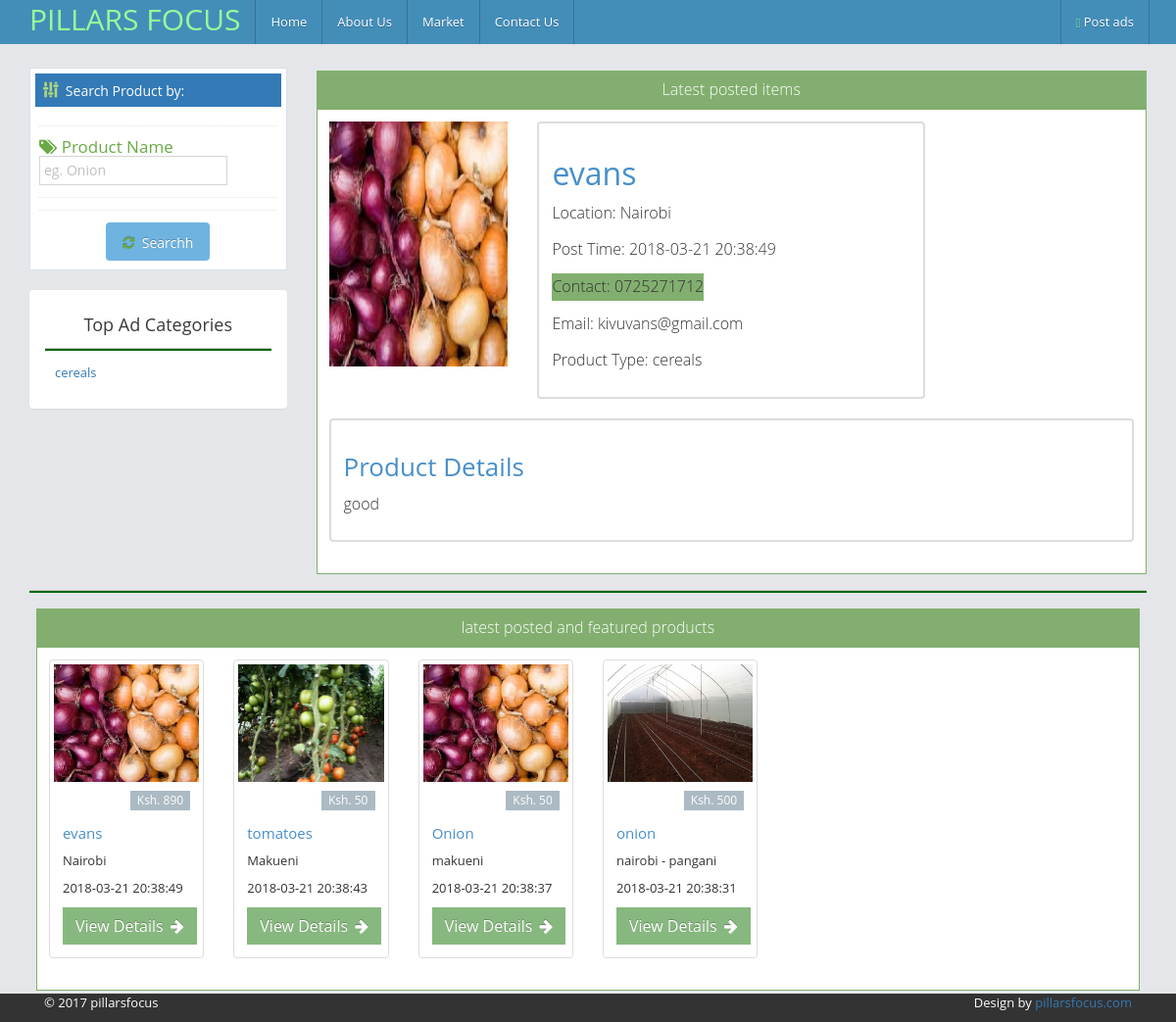
The app's page /market.php?pro_id=45 with its own data.
### tables this page shows
CREATE TABLE `product_category` (
  `category_id` int(11) NOT NULL,
  `category_name` varchar(100) NOT NULL,
  `description` text NOT NULL,
  `added_by` varchar(100) NOT NULL,
  `reg_date` timestamp NOT NULL DEFAULT CURRENT_TIMESTAMP ON UPDATE CURRENT_TIMESTAMP
);

CREATE TABLE `product` (
  `product_id` int(11) NOT NULL,
  `product_name` varchar(100) NOT NULL,
  `category_name` varchar(100) NOT NULL,
  `product_image` text NOT NULL,
  `product_price` varchar(100) NOT NULL,
  `product_location` varchar(100) NOT NULL,
  `product_country` varchar(100) NOT NULL,
  `product_description` varchar(250) NOT NULL,
  `status` int(2) NOT NULL DEFAULT '0',
  `user_email` varchar(100) NOT NULL,
  `reg_date` timestamp NOT NULL DEFAULT CURRENT_TIMESTAMP ON UPDATE CURRENT_TIMESTAMP
);

CREATE TABLE `users` (
  `user_id` int(50) NOT NULL,
  `firstname` varchar(50) NOT NULL,
  `lastname` varchar(50) NOT NULL,
  `email` varchar(50) NOT NULL,
  `phone_no` varchar(50) NOT NULL,
  `username` varchar(100) NOT NULL,
  `password` varchar(50) NOT NULL,
  `reg_date` timestamp NOT NULL DEFAULT CURRENT_TIMESTAMP ON UPDATE CURRENT_TIMESTAMP
);

### functions/functions.php (the view, shortened to what this page needs)
<?php
$con= mysqli_connect("localhost","root","","pillarsfocus_db");
 ?>
 <?php
 function getlatest(){
	global $con;
	$get_product = "select * from product  order by product_id desc LIMIT 0, 6";
	$run_pro = mysqli_query($con, $get_product);
	while($row_pro=mysqli_fetch_array($run_pro)){
		$pro_id= $row_pro['product_id'];
		$pro_name= $row_pro['product_name'];
		$pro_price= $row_pro['product_price'];
		$pro_image= $row_pro['product_image'];
		$pro_location= $row_pro['product_location'];
		 $pro_date= $row_pro['reg_date'];
		echo "
		<div class='col-sm-2 col-md-2'>
														<div class='thumbnail search-thumbnail'>
                                                            <img class='samesize img-responsive' src='uploads/$pro_image'/>
																<div class='caption'>
																	<div class='clearfix'>
																		<span class='pull-right label label-gray info-label'>Ksh. $pro_price</span>
</div>
<h5 class='search-title'>
																		<a href='#' class='blue'>$pro_name</a>
																	</h5>
																	<p>$pro_location</p>
                                                                    <p>$pro_date</p>
                                                                 <a href='market.php?pro_id=$pro_id'> <div class=' center'>  <button type='button' class='btn btn-sm btn-success'>
																View Details
																<i class='ace-icon fa fa-arrow-right icon-on-right bigger-11'></i>
															</button></div></a>
																</div>
															</div>
														</div>
														";
		}
	}
	?>
 <?php
function getCategory(){
	global $con;
	$get_cats="select * from product_category order by category_name";
	$run_cats= mysqli_query($con,$get_cats);
	while($row_cats=mysqli_fetch_array($run_cats)){
		$cat_id=$row_cats['category_id'];
		$cat_title=$row_cats['category_name'];
		echo"<li><a href='market.php?category=$cat_id'> $cat_title </a></li>";
		}
	}
function getProdetails(){
	if(isset($_GET['pro_id'])){
		global $con;
		$product_id = $_GET['pro_id'];
         $get_pro = "select * from product where product_id= '$product_id'";
	$run_pro = mysqli_query($con, $get_pro);
	while($row_pro=mysqli_fetch_array($run_pro)){
		$pro_name= $row_pro['product_name'];
		$pro_brand= $row_pro['category_name'];
		$pro_desc= $row_pro['product_description'];
		$pro_image= $row_pro['product_image'];
		$pro_location= $row_pro['product_location'];
		 $pro_date= $row_pro['reg_date'];
		 $email= $row_pro['user_email'];
		  $get_phone = "select * from users where email= '$email'";
	$run_prophone = mysqli_query($con, $get_phone);
		 while ($row_phone=mysqli_fetch_array($run_prophone)){
			$phone_no= $row_phone['phone_no'];
		 }
		$get_title = "select * from product_category where category_id= '$pro_brand'";
	$run_title = mysqli_query($con, $get_title);
		 while ($row_title=mysqli_fetch_array($run_title)){
			$title= $row_title['category_name'];
			 }
		echo "
		<div class='col-lg-3 '>
                                                            <img class='prodetails' src=' uploads/$pro_image' />
														</div>
                                                        <div class=' col-lg-6'>
															<div class='thumbnail1 '>
                                               <div class='caption1'>
                                               <h1 class='search-title'>
																		<a href='#' class='blue'>$pro_name</a>
																	</h1>
																	<p><div class='clearfix'>
																		<span class='pull-left  info-label'>Location:  $pro_location</span>
</div></p>
<p><div class='clearfix'>
																		<span class='pull-left  info-label'>Post Time: $pro_date</span>
</div></p>
<p><div class='clearfix'>
																		<span class='pull-left  label-success '>Contact: $phone_no</span>
</div></p>
<p><div class='clearfix'>
																		<span class='pull-left  info-label'>Email: $email</span>
</div></p>
<p><div class='clearfix'>
																		<span class='pull-left  info-label'>Product Type: $title</span>
</div></p>
																</div>
                                                        </div></div>
                                                  <div class=' col-lg-12'  >
															<div class='thumbnail1 '>
                                               <div class='caption1'>
                                               <h2 class='search-title'>
																		<a href='#' class='blue'>Product Details</a>
																	</h2>
																	<p>
																	<div class='clearfix'>
																	$pro_desc
                                                                    </div>
                                                                    </p>
																</div>
                                                        </div></div>
														";
		}
	}
}
	?>

### assets/css/property.css (style rules this page uses)
.thumbnail img { height:120px; width:100%; }
.prodetails { height:250px; width:100%; }
.samesize { height:186px; width:auto; }
.thumbnail1 { display:block;padding:4px;margin-bottom:20px;line-height:1.72857143;background-color:#fff;border:2px solid #ddd;border-radius:4px;-webkit-transition:border .2s ease-in-out;-o-transition:border .2s ease-in-out;transition:border .2s ease-in-out }
.thumbnail a>img,.thumbnail>img { margin-right:auto;margin-left:auto }
.thumbnail1 .caption1 { padding:9px;color:#333; font-size:16px; font-weight:20; }

### records on screen
product_category: category_name "cereals"
product: product_image (picture), product_name "evans", product_location "Nairobi", reg_date "2018-03-21 20:38:49", users.phone_no "0725271712", user_email "kivuvans@gmail.com", product_category.category_name "cereals", product_description "good", product_price "890"
product: product_image (picture), product_price "50", product_name "tomatoes", product_location "Makueni", reg_date "2018-03-21 20:38:43"
product: product_image (picture), product_price "50", product_name "Onion", product_location "makueni", reg_date "2018-03-21 20:38:37"
product: product_image (picture), product_price "500", product_name "onion", product_location "nairobi - pangani", reg_date "2018-03-21 20:38:31"
